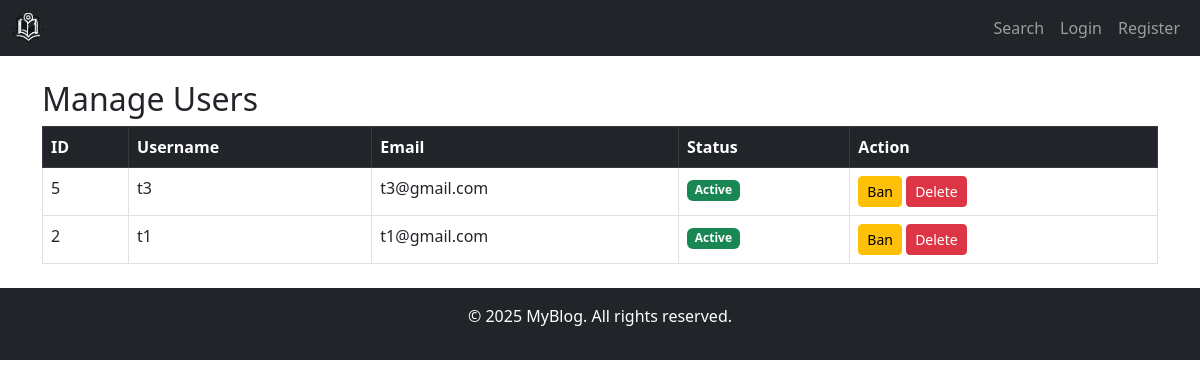
Page /admin/users.php (signed in) on the committed database.
### tables this page shows
CREATE TABLE `users` (
  `id` int(11) NOT NULL,
  `username` varchar(100) NOT NULL,
  `email` varchar(150) NOT NULL,
  `password` varchar(255) NOT NULL,
  `role` enum('user','admin') DEFAULT 'user',
  `created_at` timestamp NOT NULL DEFAULT current_timestamp(),
  `status` enum('active','banned') DEFAULT 'active'
);

### admin/users.php (the view, shortened to what this page needs)
<?php
require '../includes/db.php';
require '../includes/header.php';
$stmt = $conn->query("SELECT * FROM users WHERE role='user' ORDER BY created_at DESC");
$users = $stmt->fetchAll();
?>
<h2>Manage Users</h2>
<table class="table table-bordered table-hover">
  <thead class="table-dark">
    <tr>
      <th>ID</th><th>Username</th><th>Email</th><th>Status</th><th>Action</th>
    </tr>
  </thead>
  <tbody>
    <?php foreach ($users as $u): ?>
      <tr>
        <td><?= $u['id'] ?></td>
        <td><?= htmlspecialchars($u['username']) ?></td>
        <td><?= htmlspecialchars($u['email']) ?></td>
        <td>
          <?php if ($u['status'] === 'active'): ?>
            <span class="badge bg-success">Active</span>
          <?php else: ?>
            <span class="badge bg-danger">Banned</span>
          <?php endif; ?>
        </td>
        <td>
          <?php if ($u['status'] === 'active'): ?>
            <a href="?ban=<?= $u['id'] ?>" class="btn btn-sm btn-warning" onclick="return confirm('Are you sure you want to ban this user?');">Ban</a>
          <?php else: ?>
            <a href="?activate=<?= $u['id'] ?>" class="btn btn-sm btn-success" onclick="return confirm('Reactivate this user?');">Activate</a>
          <?php endif; ?>
          <a href="?delete=<?= $u['id'] ?>" class="btn btn-sm btn-danger" onclick="return confirm('Are you sure you want to permanently delete this user?');">Delete</a>
        </td>
      </tr>
    <?php endforeach; ?>
  </tbody>
</table>
<?php require '../includes/footer.php'; ?>

### rows in the picture
users: id "5", username "t3", email "t3@gmail.com", status "Active"
users: id "2", username "t1", email "t1@gmail.com", status "Active"
